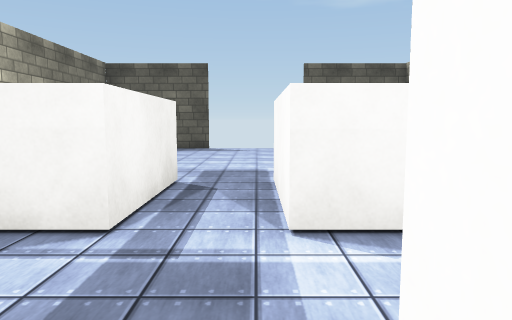
[1] (above)

12 first-person views from a walk through a Unity game level. The camera is 1.5 m above the floor, tilts 6° down and sees 70° across. The floor is counted in squares, 2 m on a side. Each view is taken from the middle of a square. On the plan, view 1 faces up. The plan holds only what a view shows up to about 11 squares ahead; the rest is blank. The place goes on beyond the plan. The player is left out. Some animated figures are left out. Surface patterns are stand-ins for the level's own textures.

[2]
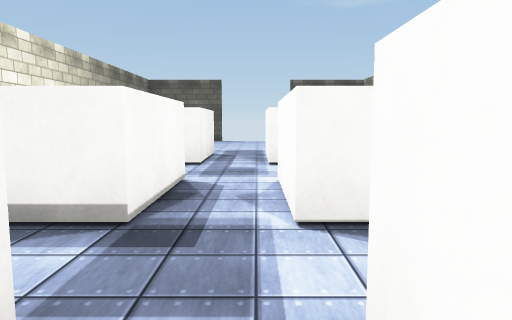

[3]
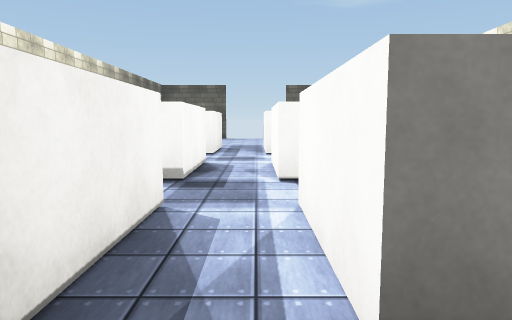

[4]
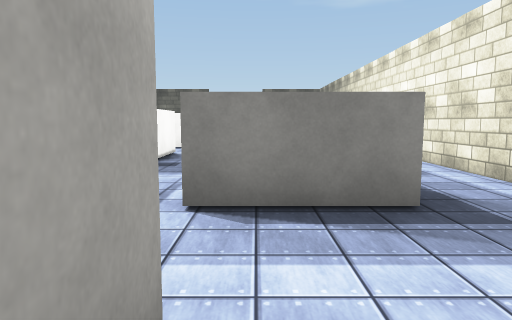

[5]
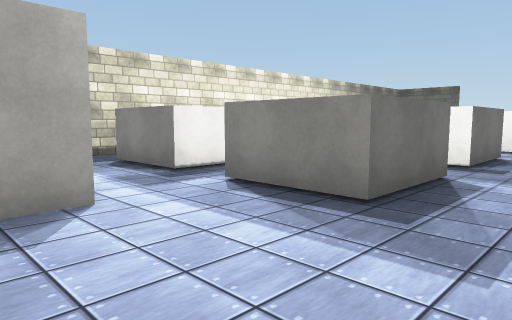

[6]
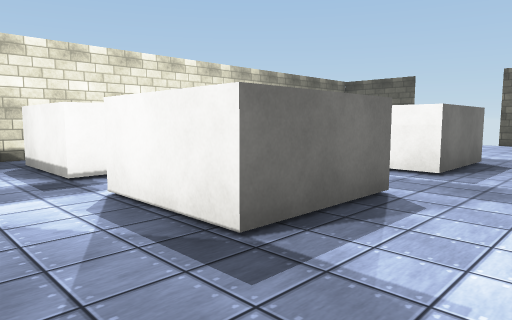

[7]
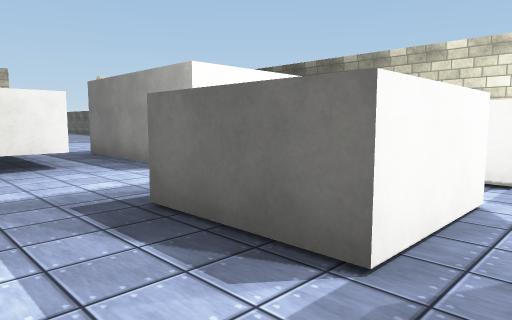

[8]
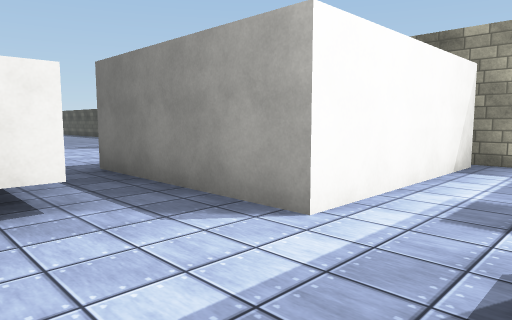

[9]
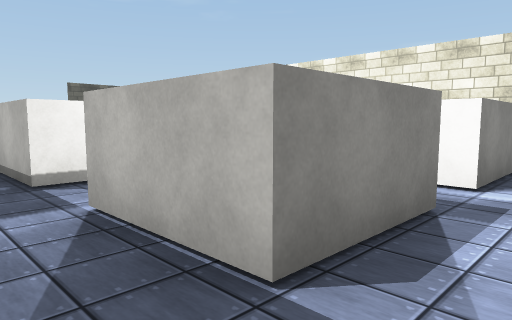

[10]
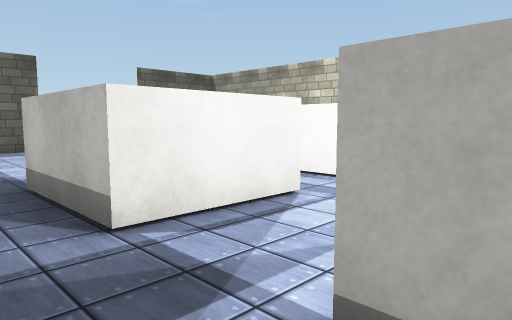

[11]
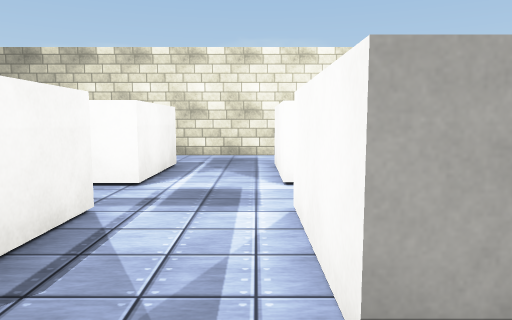

[12]
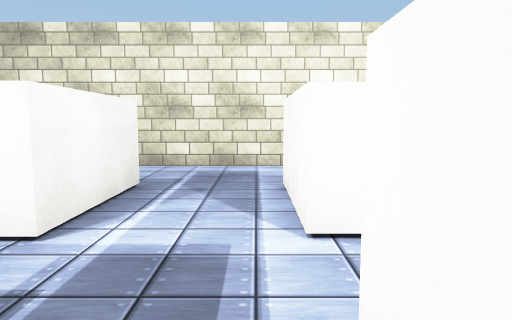

### Floor plan
Points are (right, up) in squares from view 1. A wall is a line through its corners. A room is listed if a view was taken in it or the views show most of it. See-through windows are left out.
Room 1 (views 1, 2, 3)
walls: (-0.8, -2.8) (-0.8, -4.9); (0.4, -1.4) (0.4, 0.7); (0.4, -4.9) (0.4, -2.8); (-0.5, -6.7) (0.7, -6.7); (-0.8, 0.7) (-0.8, -1.4)
ways out: opening at (1, -6) to room 2; opening at (1.5, -2) to room 2; opening at (-1.5, -6) to room 3; opening at (-1.5, -2) to room 3; opening at (0, -0.5) to room 4
Room 2 (views 4, 5, 6, 7, 8)
walls: (0.7, -6.7) (0.7, -8.6); (2, -8.2) (3, -8.2); (0.4, -2.8) (2.4, -2.8) (2.4, -4.9) (0.4, -4.9); (2.4, 0.7) (2.4, -1.4) (0.4, -1.4)
ways out: opening at (1, -6) to room 1; opening at (1.5, -2) to room 1; opening at (1, -9); opening at (3.5, -0.5)
Room 3 (views 9, 10)
walls: (-0.8, -4.9) (-2.9, -4.9) (-2.9, -2.8); (-3.8, -6.7) (-0.5, -6.7); (-0.8, -1.4) (-2.9, -1.4) (-2.9, 0.7)
ways out: opening at (-1.5, -6) to room 1; opening at (-1.5, -2) to room 1; opening at (-4, -0.5) to room 4; opening at (-4, -7)
Room 4 (views 11, 12)
walls: (-2.9, 0.7) (-0.8, 0.7); (0.4, 2.2) (0.4, 4.5); (-0.8, 4.5) (-0.8, 2.4) (-2.9, 2.4) (-2.9, 4.5)
ways out: opening at (0, -0.5) to room 1; opening at (-4, -0.5) to room 3; opening at (-4, 3.5); opening at (0, 3.5); opening at (1.5, 1.5)

Where each view was taken, in squares from view 1:
view 1: 0 up, 0 right, facing up
view 2: 4 down, 0 right, facing up
view 3: 6 down, 0 right, facing up
view 4: 8 down, 1 right, facing up
view 5: 8 down, 4 right, facing up-left
view 6: 3 down, 4 right, facing up-left
view 7: 2 down, 4 right, facing down-left
view 8: 5 down, 3 right, facing down-left
view 9: 6 down, 4 left, facing up-right
view 10: 0 up, 4 left, facing up-right
view 11: 1 up, 4 left, facing right
view 12: 1 up, 2 left, facing right
